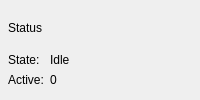
<?xml version="1.0" encoding="UTF-8"?>
<ui version="4.0">
 <class>StatusPanel</class>
 <widget class="QWidget" name="StatusPanel">
  <layout class="QVBoxLayout" name="mainLayout">
   <property name="leftMargin"><number>8</number></property>
   <property name="topMargin"><number>8</number></property>
   <property name="rightMargin"><number>8</number></property>
   <property name="bottomMargin"><number>8</number></property>
   <property name="spacing"><number>6</number></property>
   <item>
    <widget class="QLabel" name="titleLabel">
     <property name="text"><string>Status</string></property>
    </widget>
   </item>
   <item>
    <layout class="QFormLayout" name="statusForm">
     <item row="0" column="0">
      <widget class="QLabel" name="stateLabel">
       <property name="text"><string>State:</string></property>
      </widget>
     </item>
     <item row="0" column="1">
      <widget class="QLabel" name="stateValueLabel">
       <property name="text"><string>Idle</string></property>
      </widget>
     </item>
     <item row="1" column="0">
      <widget class="QLabel" name="activeLabel">
       <property name="text"><string>Active:</string></property>
      </widget>
     </item>
     <item row="1" column="1">
      <widget class="QLabel" name="activeValueLabel">
       <property name="text"><string>0</string></property>
      </widget>
     </item>
    </layout>
   </item>
  </layout>
 </widget>
 <layoutdefault spacing="6" margin="11"/>
 <resources/>
 <connections/>
</ui>
